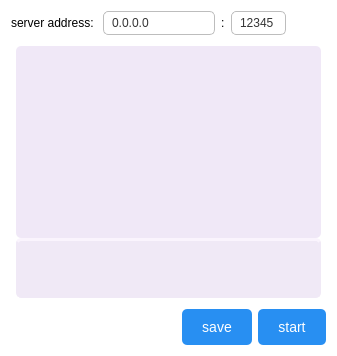
         <widget class="QWidget" name="server_page">
          <property name="styleSheet">
           <string notr="true">QWidget {
	background-color: transparent;
}
/* 默认状态 */
QLineEdit {
    background-color: #FFFFFF; /* 白色背景 */
    color: #333333; /* 深灰色文字 */
    border: 1px solid #BDBDBD; /* 浅灰色边框 */
    border-radius: 5px; /* 圆角 */
    padding: 3px 6px; /* 内边距 */
    font-size: 12px; /* 字体大小 */
	text-align: center; /* 文本居中对齐 */
}

/* 悬停状态 */
QLineEdit:hover {
    border: 1px solid #2196F3; /* 蓝色边框 */
    background-color: #F5F5F5; /* 稍浅的背景 */
}

/* 聚焦状态 */
QLineEdit:focus {
    border: 2px solid #2196F3; /* 更粗的蓝色边框 */
    background-color: #FFFFFF; /* 白色背景 */
    padding: 2px 5px; /* 微调内边距以适应更粗的边框 */
}

/* 禁用状态 */
QLineEdit:disabled {
    background-color: #EEEEEE; /* 浅灰色背景 */
    color: #A0A0A0; /* 更浅的灰色文字 */
    border: 1px solid #DADADA; /* 更浅的灰色边框 */
}
/* 默认状态 */
QSpinBox {
    background-color: #FFFFFF; /* 白色背景 */
    color: #333333; /* 深灰色文字 */
    border: 1px solid #BDBDBD; /* 浅灰色边框 */
    border-radius: 5px; /* 圆角 */
    padding: 3px 6px; /* 内边距 */
	text-align: center; /* 文本居中对齐 */
}

/* 悬停状态 */
QSpinBox:hover {
    border: 1px solid #2196F3; /* 蓝色边框 */
    background-color: #F5F5F5; /* 稍浅的背景 */
}

/* 聚焦状态 */
QSpinBox:focus {
    border: 2px solid #2196F3; /* 更粗的蓝色边框 */
    background-color: #FFFFFF; /* 白色背景 */
    padding: 2px 5px; /* 微调内边距以适应更粗的边框 */
}

/* 禁用状态 */
QSpinBox:disabled {
    background-color: #EEEEEE; /* 浅灰色背景 */
    color: #A0A0A0; /* 更浅的灰色文字 */
    border: 1px solid #DADADA; /* 更浅的灰色边框 */
}

QSpinBox::up-button {
    subcontrol-origin: border;
    subcontrol-position: top right; /* position at the top right corner */

    width: 0px; /* 16 + 2*1px border-width = 15px padding + 3px parent border */
    border-width: 0px;
}
QSpinBox::up-arrow {
    width: 1px;
    height: 1px;
}
QSpinBox::down-button {
    subcontrol-origin: border;
    subcontrol-position: bottom right; /* position at bottom right corner */

    width: 0px;
    border-width: 0px;
    border-top-width: 0;
}
QSpinBox::down-arrow {
    width: 1px;
    height: 1px;
}
/* 默认状态 */
QPushButton {
    background-color: #288ff2; /* 蓝色背景 */
    color: white; /* 白色文字 */
    border: none; /* 无边框 */
    padding: 10px 20px; /* 内边距 */
    border-radius: 5px; /* 圆角 */
    font-size: 14px; /* 字体大小 */
}

/* 悬停状态 */
QPushButton:hover {
    background-color: #1E88E5; /* 稍深的蓝色 */
    color: white;
    border: 1px solid #1976D2; /* 添加边框以突出显示 */
}

/* 按下状态 */
QPushButton:pressed {
    background-color: #1565C0; /* 更深的蓝色 */
    color: white;
    padding-left: 22px; /* 微调内边距，模拟按下的视觉效果 */
    padding-top: 12px;
}

/* 禁用状态 */
QPushButton:disabled {
    background-color: #BDBDBD; /* 灰色背景 */
    color: #616161; /* 深灰色文字 */
    border: none;
}</string>
          </property>
          <layout class="QVBoxLayout" name="verticalLayout_3">
           <item>
            <layout class="QHBoxLayout" name="horizontalLayout_3">
             <item>
              <widget class="QLabel" name="label_3">
               <property name="text">
                <string>server address: </string>
               </property>
              </widget>
             </item>
             <item>
              <widget class="QLineEdit" name="server_ip_edit">
               <property name="sizePolicy">
                <sizepolicy hsizetype="Expanding" vsizetype="Fixed">
                 <horstretch>0</horstretch>
                 <verstretch>0</verstretch>
                </sizepolicy>
               </property>
               <property name="maximumSize">
                <size>
                 <width>112</width>
                 <height>16777215</height>
                </size>
               </property>
               <property name="text">
                <string>0.0.0.0</string>
               </property>
              </widget>
             </item>
             <item>
              <widget class="QLabel" name="label_4">
               <property name="text">
                <string>:</string>
               </property>
              </widget>
             </item>
             <item>
              <widget class="QSpinBox" name="server_port_edit">
               <property name="minimumSize">
                <size>
                 <width>55</width>
                 <height>0</height>
                </size>
               </property>
               <property name="maximum">
                <number>65535</number>
               </property>
               <property name="value">
                <number>12345</number>
               </property>
              </widget>
             </item>
             <item>
              <spacer name="horizontalSpacer_3">
               <property name="orientation">
                <enum>Qt::Horizontal</enum>
               </property>
               <property name="sizeHint" stdset="0">
                <size>
                 <width>40</width>
                 <height>20</height>
                </size>
               </property>
              </spacer>
             </item>
            </layout>
           </item>
           <item>
            <widget class="QWidget" name="widget" native="true">
             <property name="sizePolicy">
              <sizepolicy hsizetype="Preferred" vsizetype="Expanding">
               <horstretch>0</horstretch>
               <verstretch>0</verstretch>
              </sizepolicy>
             </property>
             <property name="styleSheet">
              <string notr="true">QScrollBar:vertical {
	border: none;
	background: #E8DEF8; /* 浅灰色背景 */
	width: 12px; /* 滑动条宽度 */
	margin: 0px 0px 0px 0px;
}

QScrollBar::handle:vertical {
	background: #625B71; /* Material Design 紫色 */
	min-height: 20px;
	border-radius: 4px;
}

QScrollBar::handle:vertical:hover {
	background: #3700b3; /* 悬停时颜色变深 */
}

QScrollBar::add-line:vertical, QScrollBar::sub-line:vertical {
	height: 0px; /* 隐藏上下箭头 */
}

QScrollBar::add-page:vertical, QScrollBar::sub-page:vertical {
	background: none;
}

QScrollBar:horizontal {
	border: none;
	background: #E8DEF8; /* 浅灰色背景 */
	height: 12px; /* 滑动条宽度 */
	margin: 0px 0px 0px 0px;
}

QScrollBar::handle:horizontal {
	background: #625B71; /* Material Design 紫色 */
	min-width: 20px;
	border-radius: 4px;
}

QScrollBar::handle:horizontal:hover {
	background: #3700b3; /* 悬停时颜色变深 */
}

QScrollBar::add-line:horizontal, QScrollBar::sub-line:horizontal {
	height: 0px; /* 隐藏上下箭头 */
}

QScrollBar::add-page:horizontal, QScrollBar::sub-page:horizontal {
	background: none;
}</string>
             </property>
             <layout class="QVBoxLayout" name="verticalLayout_6">
              <property name="spacing">
               <number>0</number>
              </property>
              <property name="leftMargin">
               <number>5</number>
              </property>
              <property name="topMargin">
               <number>5</number>
              </property>
              <property name="rightMargin">
               <number>5</number>
              </property>
              <property name="bottomMargin">
               <number>5</number>
              </property>
              <item>
               <widget class="ScreenEditView" name="graphicsView">
                <property name="styleSheet">
                 <string notr="true">QGraphicsView {
	background-color: #f0e8f7;
	border-radius: 5px; /* 圆角 */
}</string>
                </property>
               </widget>
              </item>
              <item>
               <widget class="ScreenListView" name="listWidget">
                <property name="minimumSize">
                 <size>
                  <width>0</width>
                  <height>60</height>
                 </size>
                </property>
                <property name="maximumSize">
                 <size>
                  <width>16777215</width>
                  <height>60</height>
                 </size>
                </property>
                <property name="styleSheet">
                 <string notr="true"> /* 整体 QListWidget 样式 */
QListWidget {
	background-color: #f0e9f6; /* 背景颜色 */
	border: 1px solid #f0e9f6; /* 边框 */
	font-family: &quot;Roboto&quot;; /* 字体 */
	font-size: 14px; /* 字体大小 */
	color: #FFFFFF; /* 文字颜色 */
	outline: none; /* 去掉焦点边框 */
	border-top: 3px solid #faf4fd; /* 底部分割线 */
	border-radius: 5px;
}

/* 每个 item 的默认样式 */
QListWidget::item {
	height: 36px; /* 高度 */
	padding: 0 16px; /* 内边距 */
	background-color: #544597; /* 背景颜色 */
	border-radius: 5px;
}

/* 悬停时的样式 */
QListWidget::item:hover {
	background-color: #A3544597; /* 悬停时背景颜色 */
}

/* 选中时的样式 */
QListWidget::item:selected {
	background-color: #544597; /* 选中时背景颜色 */
	color: white; /* 选中时文字颜色 */
	border-radius: 4px; /* 圆角 */
}

/* 禁用时的样式 */
QListWidget::item:disabled {
	color: #bdbdbd; /* 禁用时文字颜色 */
}</string>
                </property>
                <property name="dragDropMode">
                 <enum>QAbstractItemView::DragDrop</enum>
                </property>
                <property name="flow">
                 <enum>QListView::LeftToRight</enum>
                </property>
               </widget>
              </item>
             </layout>
            </widget>
           </item>
           <item>
            <layout class="QHBoxLayout" name="horizontalLayout_4">
             <property name="topMargin">
              <number>0</number>
             </property>
             <item>
              <spacer name="horizontalSpacer_2">
               <property name="orientation">
                <enum>Qt::Horizontal</enum>
               </property>
               <property name="sizeHint" stdset="0">
                <size>
                 <width>40</width>
                 <height>20</height>
                </size>
               </property>
              </spacer>
             </item>
             <item>
              <widget class="QPushButton" name="server_config_button">
               <property name="text">
                <string>save</string>
               </property>
              </widget>
             </item>
             <item>
              <widget class="QPushButton" name="server_start_button">
               <property name="text">
                <string>start</string>
               </property>
              </widget>
             </item>
            </layout>
           </item>
          </layout>
         </widget>
